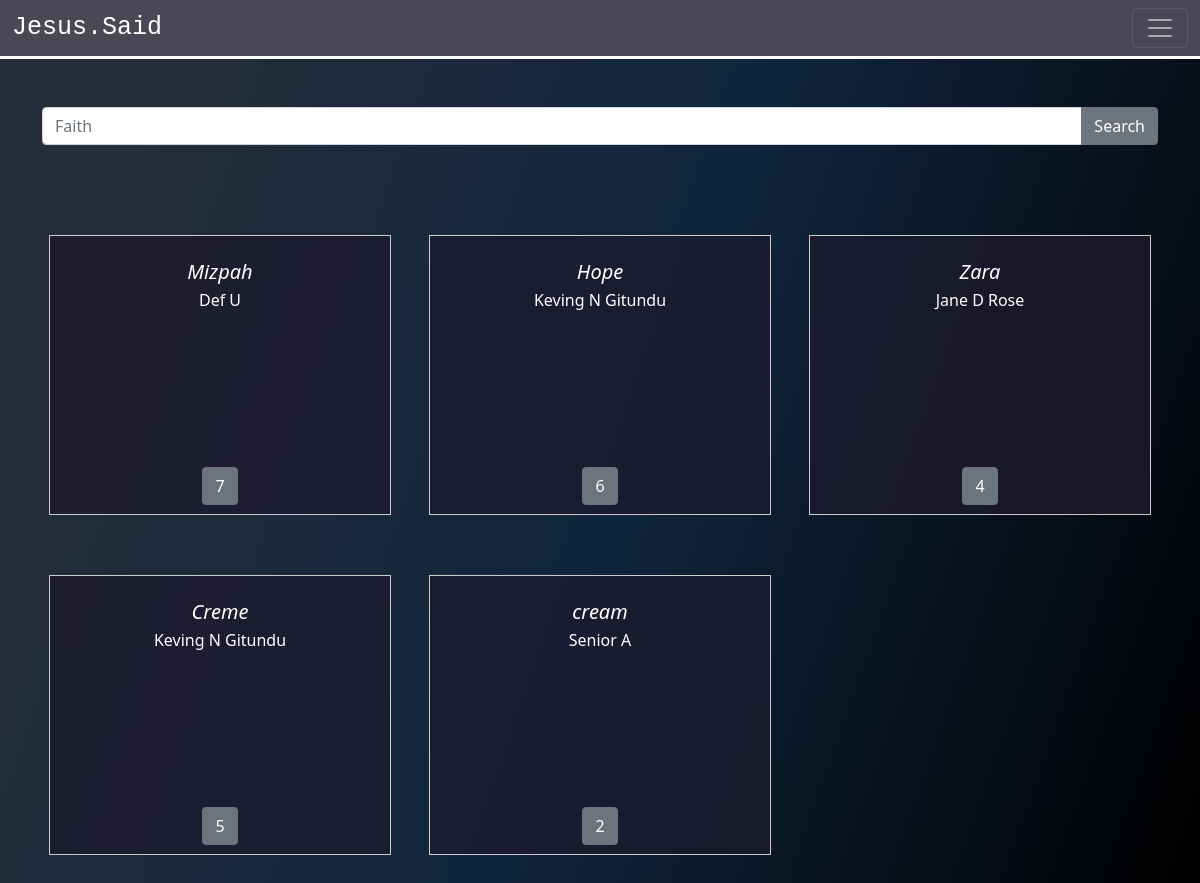
Page /BibleStudy/StudyGroups/ on the earlier database version.
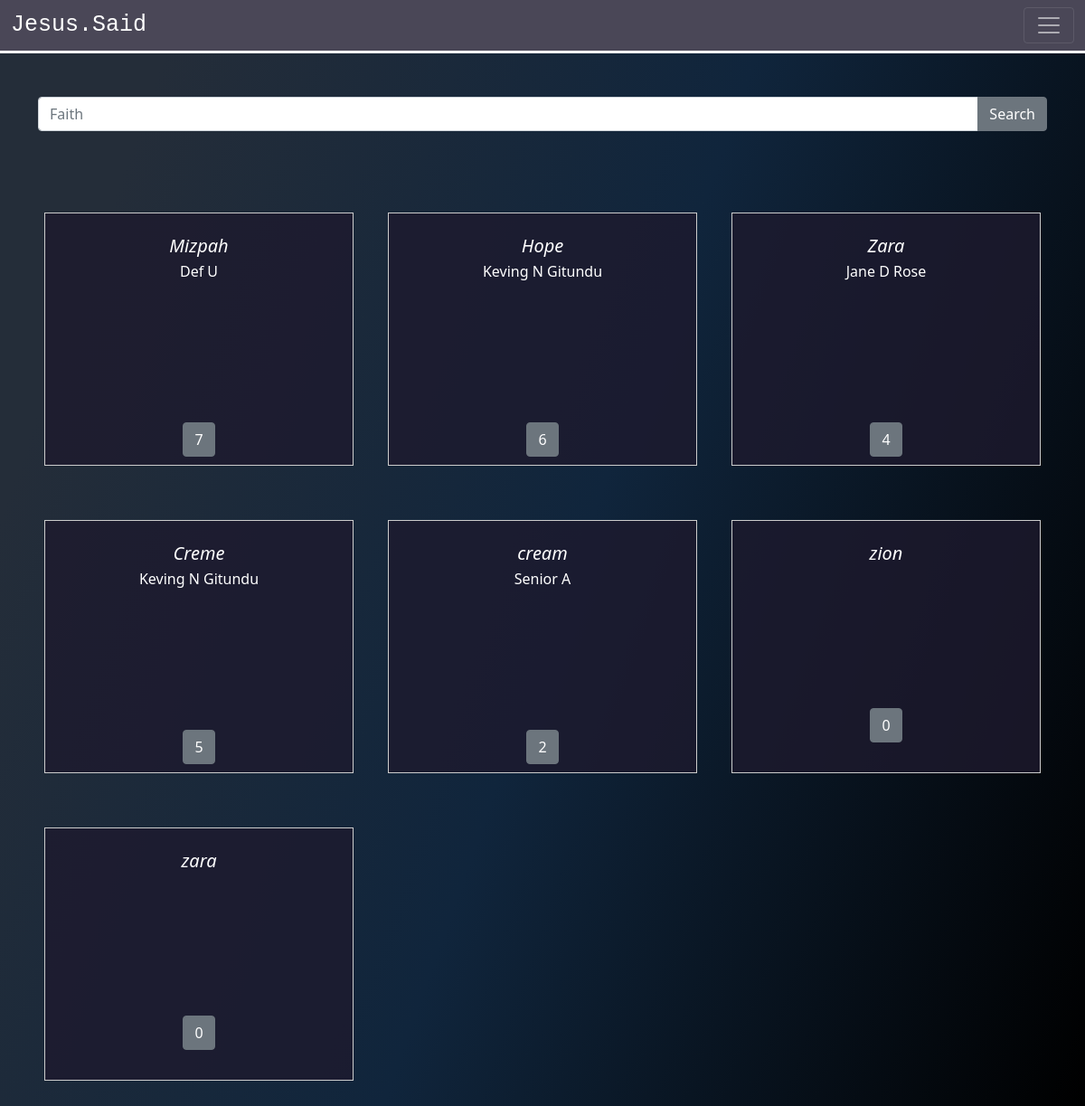
Same page on the later database version.
### BibleStudy/models.py (models this page shows)
class StudyGroups(models.Model):
    group_id = models.UUIDField(unique=True,primary_key=True, default=uuid.uuid4)
    group_name = models.CharField(max_length=100, unique=True)
    group_leader = models.ForeignKey(MyUser, null=True, on_delete=models.CASCADE)
    members = models.ManyToManyField(MyUser, related_name='members')
    def __str__(self):
        return str(self.group_name)

### Users/models.py (models this page shows, shortened)
class PersonalProfile(models.Model):
    user = models.OneToOneField(MyUser, on_delete=models.CASCADE)
    f_name = models.CharField(max_length=30)
    ref_id = models.CharField(max_length=100, blank=True)
    dob = models.DateField(null=True)
    l_name = models.CharField(max_length=30)
    surname = models.CharField(max_length=30, blank=True)
    profile_pic = models.FileField(upload_to='ProfilePics/')
    google_pic = models.CharField(max_length=300,null=True)
    gender = models.CharField(max_length=10, blank=True)
    phone = models.CharField(max_length=15, null=True)
    points = models.PositiveIntegerField(default=50)

### BibleStudy/views.py (the view)
# urls.py: path('StudyGroups/', BibleStudyGroups.as_view(), name='study-groups'),
class BibleStudyGroups(TemplateView):
    template_name = 'BibleStudy/study_groups.html'
    def get_context_data(self, **kwargs):
        context = super().get_context_data(**kwargs)
        context['groups'] = StudyGroups.objects.all()
        return context

### BibleStudy/templates/BibleStudy/study_groups.html
{% extends 'Users/base.html' %}
{% load custom_filters %}
{% block content %}
<div class="content-container">
    <br><br>
    <div class="input-group mb-3  container">
        <input type="text" class="form-control" placeholder="Faith" aria-label="Server" name="chapter">
        <button class="btn btn-secondary">Search</button>
      </div>
    <div class="groups-view">
        {% for group in groups %}
        <a href="{% url 'group-id' group.group_id %}" class="no-style">
            <div class="group-card">
            <br>
                <div class="group-title">
                    <h5 >{{ group }}</h5>
                </div>
                <div class="group-leadr">
                    {% if group.group_leader.personalprofile.f_name|title %}
                    <p>{{ group.group_leader.personalprofile.f_name|title }} {{ group.group_leader.personalprofile.l_name.0|title }}
                        {{ group.group_leader.personalprofile.surname|title }}
                 </p>
                 {% else %}
                    <p>{{ group.group_leader }}</p>
                 {% endif %}
                </div>
                 <div class="members">
                 </div>
                 <div class="group-score">
                    <button class="btn btn-secondary">{{ group.members.count }}</button>
                 </div>
                </div>
        </a>
    {% endfor %}
    </div>
</div>
{% endblock %}

### Users/templates/Users/base.html (shortened to what this page needs)
{% load static %}
<!DOCTYPE html>
<html lang="en">
<head>
  <link href="https://cdn.jsdelivr.net/npm/bootstrap@5.1.3/dist/css/bootstrap.min.css" rel="stylesheet">
  <link  rel="stylesheet" type="text/css" href="{% static 'Users/styles.css' %}">
  <link rel="stylesheet" href="https://cdn.jsdelivr.net/npm/bootstrap-icons@1.10.3/font/bootstrap-icons.css">
</head>
<body class="base-html">
    <nav class="navbar navbar-dark fixed-top" id="top-bar" style="background-color:rgba(29, 25, 46, .8);">
      <div class="container-fluid">
        <a class="zara no-style"  href="#">Jesus.Said</a>
        <button class="navbar-toggler" type="button" data-bs-toggle="offcanvas" data-bs-target="#offcanvasNavbar" aria-controls="offcanvasNavbar">
          <span class="navbar-toggler-icon"></span>
        </button>
      </div>
    </nav>
<div class="main-body">
        {% block content %}
        {% endblock %}
    </div>
</body>
</html>

### Users/static/Users/styles.css (style rules this page uses)
* { padding: 0; margin: 0; font-family: 'Segoe UI', Tahoma, Geneva, Verdana, sans-serif; }
.zara { font-weight:10000 !important; font-size:25px !important; color:white !important; font-family:monospace; }
#top-bar a { color:black; }
.no-style { text-decoration:none; color:black; }
nav { background-color:rgba(29, 25, 46, .8); }
.main-body { position: absolute; width: 100%; }
.content-container { width: 100%; min-height: 100vh; height: auto; position: absolute; top: 59px; background: linear-gradient(109.6deg, rgb(36, 45, 57) 11.2%, rgb(16, 37, 60) 51.2%, rgb(0, 0, 0) 98.6%); }
.groups-view { display: grid; grid-template-columns: repeat(4,.6fr); margin: 60px auto; width: 95%; text-align: center; }
.group-card { width: 90%; height: 280px; margin: 30px auto; border: 1px solid #ccc; background-color:rgba(29, 25, 46, .8) !important; color: white; }
.group-title { color: rgb(255, 255, 255); height: 10%; font-family: 'Lucida Sans', 'Lucida Sans Regular', 'Lucida Grande', 'Lucida Sans Unicode', Geneva, Verdana, sans-serif; font-size: 25px; font: optional; font-weight: bolder; font-style: oblique; }
.members { height: 50%; overflow-y: scroll; }
.group-score { height: 15%; }
@media (max-width: 1250px) { .groups-view { grid-template-columns: repeat(3, .6fr); } }

Differences in the rows shown:
added StudyGroups: group_name "zion", members.count "0"
added StudyGroups: group_name "zara", members.count "0"
